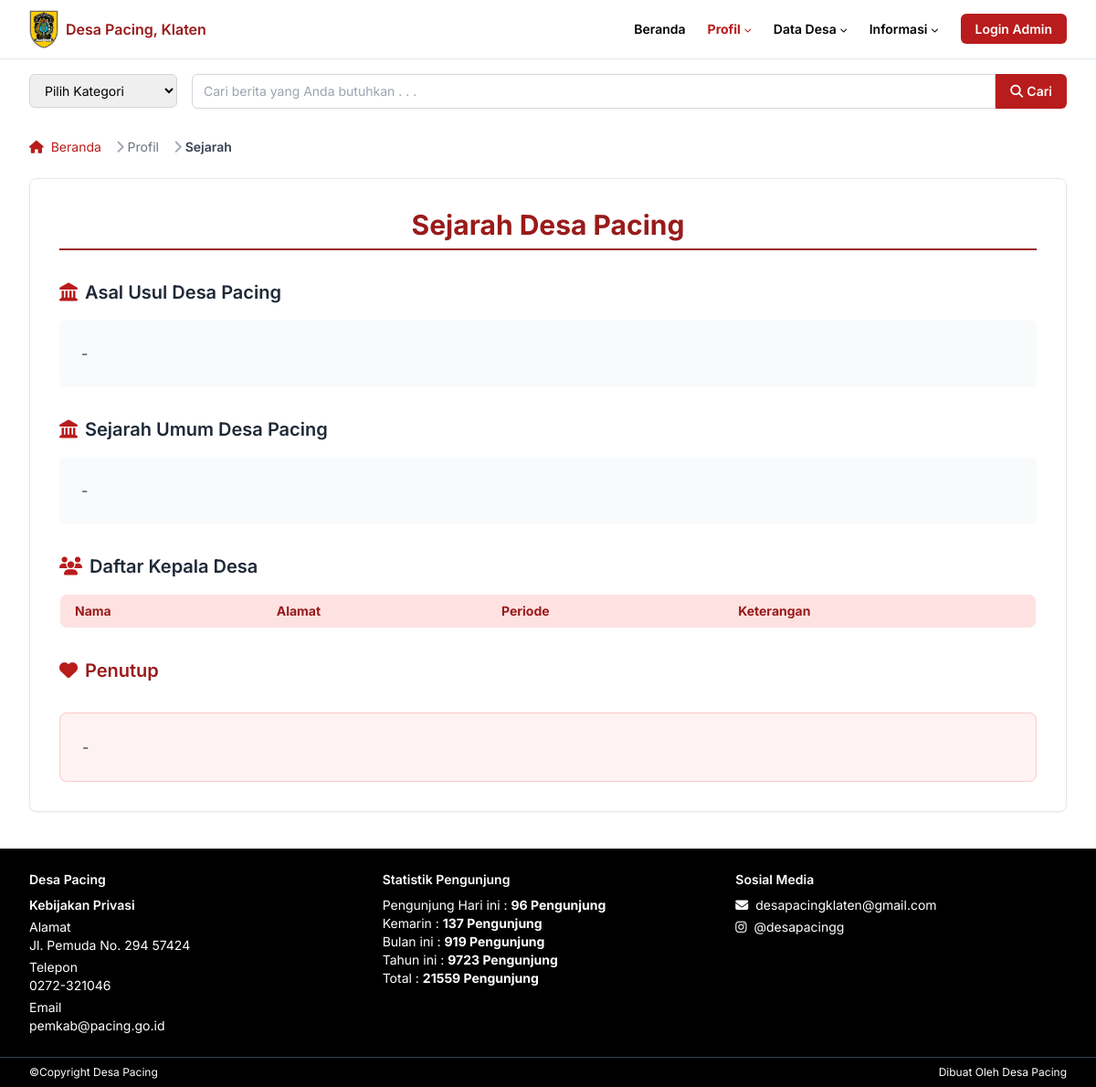
/sejarah.php, run on an earlier commit of the app's database.
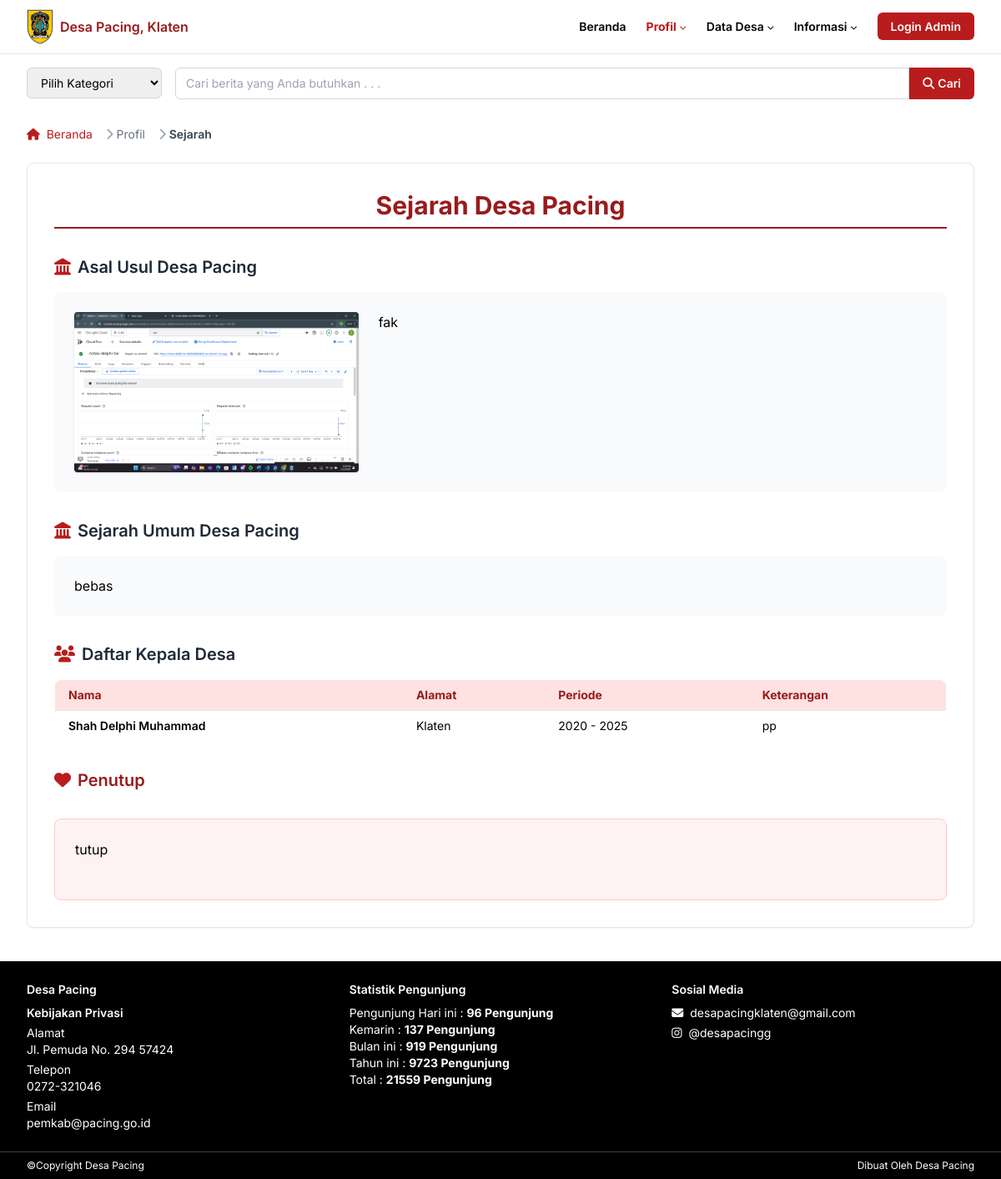
And on a later commit of the database.
### tables this page shows
CREATE TABLE `sejarah_desa` (
  `id` int(11) NOT NULL,
  `bagian` enum('legenda','sejarah_umum','penutup') NOT NULL,
  `konten` text NOT NULL,
  `gambar` varchar(255) DEFAULT NULL,
  `updated_at` timestamp NOT NULL DEFAULT current_timestamp() ON UPDATE current_timestamp()
);

CREATE TABLE `tokoh_sejarah` (
  `id` int(11) NOT NULL,
  `nama` varchar(100) NOT NULL,
  `alamat` varchar(100) DEFAULT NULL,
  `periode` varchar(50) DEFAULT NULL,
  `keterangan` varchar(255) DEFAULT NULL,
  `created_at` timestamp NOT NULL DEFAULT current_timestamp(),
  `updated_at` timestamp NOT NULL DEFAULT current_timestamp() ON UPDATE current_timestamp()
);

### sejarah.php (the view, shortened to what the changed rows need)
<?php
include 'php/db.php';
$legenda = mysqli_fetch_assoc(mysqli_query($konek, "SELECT * FROM sejarah_desa WHERE bagian='legenda' LIMIT 1"));
$sejarah_umum = mysqli_fetch_assoc(mysqli_query($konek, "SELECT * FROM sejarah_desa WHERE bagian='sejarah_umum' LIMIT 1"));
$penutup = mysqli_fetch_assoc(mysqli_query($konek, "SELECT * FROM sejarah_desa WHERE bagian='penutup' LIMIT 1"));
$kepala = mysqli_query($konek, "SELECT * FROM tokoh_sejarah ORDER BY id ASC");
?>
<html class="scroll-smooth" lang="id">
  <head>
    <script src="https://cdn.tailwindcss.com"></script>
    <link href="https://cdnjs.cloudflare.com/ajax/libs/font-awesome/5.15.3/css/all.min.css" rel="stylesheet" />
    <link href="css/style.css" rel="stylesheet" />
  </head>
  <body class="bg-white text-black">
    <main class="max-w-[1280px] mx-auto px-4 sm:px-6 lg:px-8 mt-6">
      <div
        class="bg-white rounded-lg shadow-sm border border-gray-200 p-6 sm:p-8"
      >
        <div class="text-center mb-8">
          <h1
            class="text-center text-2xl sm:text-3xl font-bold text-red-800 border-b-2 border-red-800 pb-2 mb-6"
          >
            Sejarah Desa Pacing
          </h1>
        </div>
        <div class="mb-8">
          <h2 class="text-xl font-semibold text-gray-800 mb-4 flex items-center">
            <i class="fas fa-landmark text-red-700 mr-2"></i>
            Asal Usul Desa Pacing
          </h2>
          <div class="bg-gray-50 rounded-lg p-6 mb-6 text-justify">
            <div class="flex flex-col md:flex-row items-start gap-6">
              <?php if ($legenda && $legenda['gambar']) { ?>
                <div class="md:w-1/3 w-full mb-4 md:mb-0 flex-shrink-0">
                  <img src="assets/<?= $legenda['gambar'] ?>" alt="Legenda Desa" class="rounded shadow max-h-64 w-full object-cover" />
                </div>
                <div class="md:w-2/3 w-full">
                  <p class="text-gray-700 leading-relaxed">
                    <?= nl2br($legenda['konten'] ?? '-') ?>
                  </p>
                </div>
              <?php } else { ?>
                <div class="w-full">
                  <p class="text-gray-700 leading-relaxed">
                    <?= nl2br($legenda['konten'] ?? '-') ?>
                  </p>
                </div>
              <?php } ?>
            </div>
          </div>
        </div>
        <div class="mb-8">
          <h2 class="text-xl font-semibold text-gray-800 mb-4 flex items-center">
            <i class="fas fa-landmark text-red-700 mr-2"></i>
            Sejarah Umum Desa Pacing
          </h2>
          <div class="bg-gray-50 rounded-lg p-6 mb-6 text-justify">
            <p class="text-gray-700 leading-relaxed">
              <?= nl2br($sejarah_umum['konten'] ?? '-') ?>
            </p>
          </div>
        </div>
        <div class="mb-8">
          <h2 class="text-xl font-semibold text-gray-800 mb-4 flex items-center">
            <i class="fas fa-users text-red-700 mr-2"></i>
            Daftar Kepala Desa
          </h2>
          <div class="overflow-x-auto">
            <table class="min-w-full bg-white border border-gray-300 text-sm rounded-lg overflow-hidden">
              <thead class="bg-red-100 text-red-800">
                <tr>
                  <th class="px-4 py-2 border-b text-left">Nama</th>
                  <th class="px-4 py-2 border-b text-left">Alamat</th>
                  <th class="px-4 py-2 border-b text-left">Periode</th>
                  <th class="px-4 py-2 border-b text-left">Keterangan</th>
                </tr>
              </thead>
              <tbody>
                <?php while ($d = mysqli_fetch_assoc($kepala)) { ?>
                <tr class="hover:bg-red-50">
                  <td class="px-4 py-2 border-b font-semibold"><?= htmlspecialchars($d['nama']) ?></td>
                  <td class="px-4 py-2 border-b"><?= htmlspecialchars($d['alamat']) ?></td>
                  <td class="px-4 py-2 border-b"><?= htmlspecialchars($d['periode']) ?></td>
                  <td class="px-4 py-2 border-b"><?= htmlspecialchars($d['keterangan']) ?></td>
                </tr>
                <?php } ?>
              </tbody>
            </table>
          </div>
        </div>
        <div class="mb-8">
          <h2 class="text-xl font-semibold text-red-800 mb-4 flex items-center">
            <i class="fas fa-heart text-red-700 mr-2"></i>
            Penutup
          </h2>
        </div>
        <div class="bg-red-50 rounded-lg p-6 border border-red-200">
          <p class="text-gray-700 leading-relaxed">
            <?= nl2br($penutup['konten'] ?? '-') ?>
          </p>
        </div>
      </div>
    </main>
  </body>
</html>

What changed in the data, as far as the page shows it:
added sejarah_desa: gambar (picture), konten "fak"
added sejarah_desa: konten "bebas"
added tokoh_sejarah: nama "Shah Delphi Muhammad", alamat "Klaten", periode "2020 - 2025", keterangan "pp"
added sejarah_desa: konten "tutup"
Also different on the page:
$legenda['konten']: "-" → (not shown)
$sejarah_umum['konten']: "-" → (not shown)
$penutup['konten']: "-" → (not shown)
